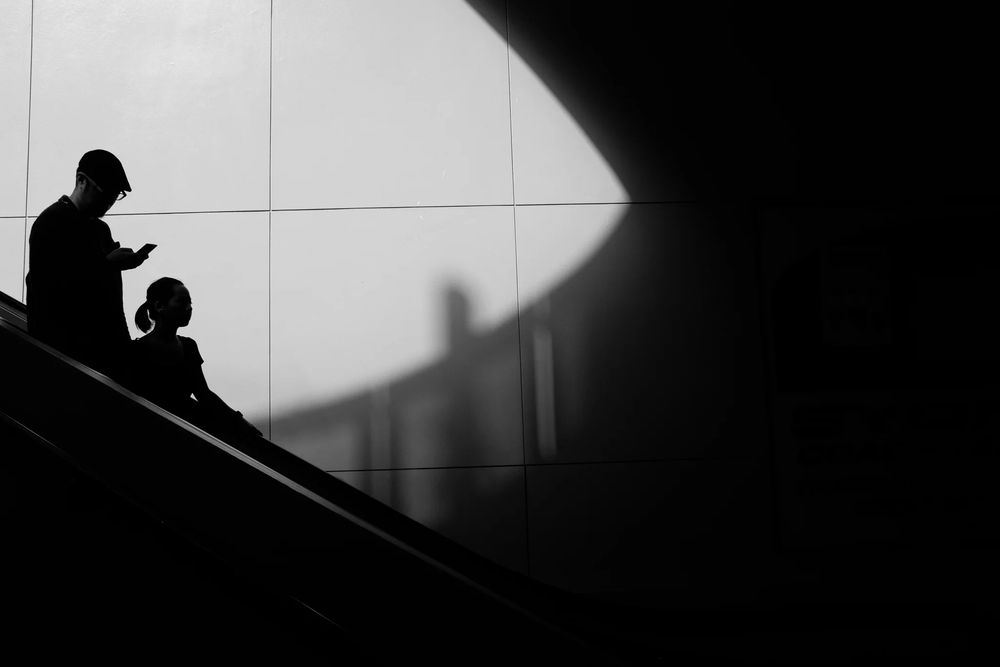
#> input picture highcontrast.png, 1000 x 667 px, shrunk from 2048 x 1365 before the run
$ jupyter execute --allow-errors CVL_Assignment01.ipynb
#> lines starting #> are read from the running program, lines starting #| are printed output that depends on the picture
<a href="https://colab.research.google.com/github/Arnold-XV/cvl_assignment1/blob/main/CVL_Assignment01.ipynb" target="_parent"></a>

#Image Enhancement

##Dependencies

[cell 1]
from google.colab import files
import cv2 as cv
import numpy as np
import matplotlib.pyplot as plt

##Low Contrast Image using Contrast stretching or Histogram equalization

[cell 2]
#load image
image = cv.imread('lowcontrast1.jpg') #change the filename

#use contrast stretching
def contrast_stretching(image):
    a = 0
    b = 255
    min_val = np.min(image)
    max_val = np.max(image)
    lcstretched = (image - min_val) * ((b-a) / (max_val - min_val))
    return lcstretched.astype(np.uint8)
#> (the rest of this cell did not finish here and is left out)

##High Contrast Image using Contrast Streching or Histogram Equalization

[cell 3]
#load image
image = cv.imread('highcontrast.png') #change the filename
#> image is the input picture: shape (667, 1000, 3); mean B, G, R 63.4, 63.4, 63.4

#use contrast stretching
def contrast_stretching(image):
    a = 0
    b = 255
    min_val = np.min(image)
#> min_val = 0
    max_val = np.max(image)
#> max_val = 238
    hcstretched = (image - min_val) * ((b-a) / (max_val - min_val))
    return hcstretched.astype(np.uint8)
hcstretched = contrast_stretching(image)

#use histogram equalization
def histogram_equalization(image):
    gray = cv.cvtColor(image, cv.COLOR_BGR2GRAY)
    total_pixels = gray.shape[0] * gray.shape[1]
#> total_pixels = 667000
    freq = np.bincount(gray.flatten(), minlength=256)
#> freq = 256 values, max 182155 at index 1, min 0 at index 235, mean 2605.5
    p_l = freq / total_pixels
#> p_l = 256 values, max 0.273 at index 1, min 0 at index 235, mean 0.00391
    c_p = np.cumsum(p_l)
#> c_p = 256 values from 0.0968 to 1
    map_values = np.floor(c_p * 255).astype(np.uint8)
#> map_values = 256 values from 24 to 255
    hcequalized_gray = map_values[gray]
    return cv.cvtColor(hcequalized_gray, cv.COLOR_GRAY2BGR)
hcequalized = histogram_equalization(image)

# show original and enhanced versions
plt.figure(figsize=(12, 4))

plt.subplot(1, 3, 1)
plt.imshow(cv.cvtColor(image, cv.COLOR_BGR2RGB))
plt.title('Original')
plt.axis('off')

plt.subplot(1, 3, 2)
plt.imshow(cv.cvtColor(hcstretched, cv.COLOR_BGR2RGB))
plt.title('Contrast Stretched')
plt.axis('off')

plt.subplot(1, 3, 3)
plt.imshow(cv.cvtColor(hcequalized, cv.COLOR_BGR2RGB))
plt.title('Histogram Equalized')
plt.axis('off')

plt.show()

##Bright Image using Histogram Equalization or Exponential Transformation

[cell 4]
#load image
image = cv.imread('brightimage.png', cv.IMREAD_GRAYSCALE)
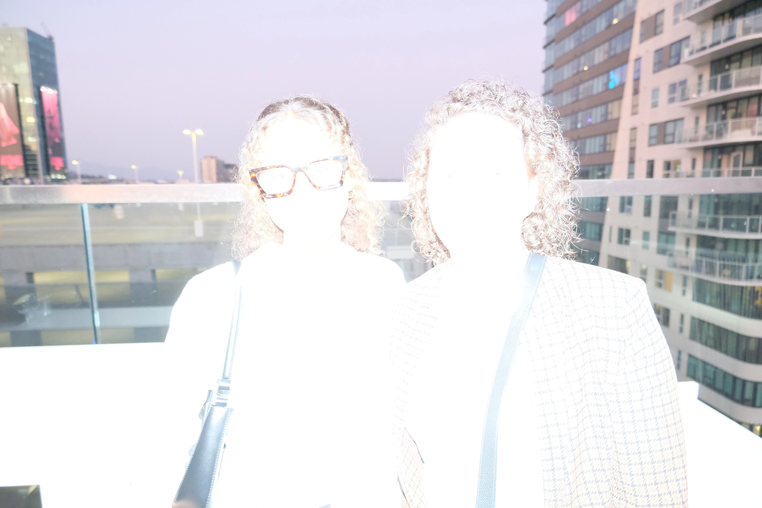
#> input picture brightimage.png, 762 x 508 px, shrunk from 1560 x 1040 before the run
#> image: shape (508, 762); min 30, max 255, mean 220.5

#use histogram equalization
def histogram_equalization(image):
    total_pixels = image.shape[0] * image.shape[1]
#> total_pixels = 387096
    freq = np.bincount(image.flatten(), minlength=256)
#> freq = 256 values, max 139363 at index 255, min 0 at index 0, mean 1512.1
    p_l = freq / total_pixels
#> p_l = 256 values, max 0.36 at index 255, min 0 at index 0, mean 0.00391
    c_p = np.cumsum(p_l)
#> c_p = 256 values from 0 to 1
    map_values = np.floor(c_p * 255).astype(np.uint8)
#> map_values = 256 values from 0 to 255
    equalized_gray = map_values[image]
    return equalized_gray
biequalized = histogram_equalization(image)

def power_law_transformation(image, gamma):
#> called with gamma = 15
    r = image.astype(np.float32) / 255.0
    c = 255.0
    s = c * np.power(r, gamma)
    return np.uint8(s)
#> returned value: shape (508, 762)
biexp_transformed = power_law_transformation(image, gamma=15)

#show original and enhanced versions
plt.figure(figsize=(12, 4))

plt.subplot(1, 3, 1)
plt.imshow(cv.cvtColor(image, cv.COLOR_BGR2RGB))
plt.title('Original')
plt.axis('off')

plt.subplot(1, 3, 2)
plt.imshow(cv.cvtColor(biequalized, cv.COLOR_BGR2RGB))
plt.title('Histogram Equalized')
plt.axis('off')

plt.subplot(1, 3, 3)
plt.imshow(cv.cvtColor(biexp_transformed, cv.COLOR_BGR2RGB))
plt.title('Exponential Transformed')
plt.axis('off')

plt.show()

##Dark Image using Histogram equalization or log transformation

[cell 5]
#load image
image = cv.imread('lowlight.jpg', cv.IMREAD_GRAYSCALE)
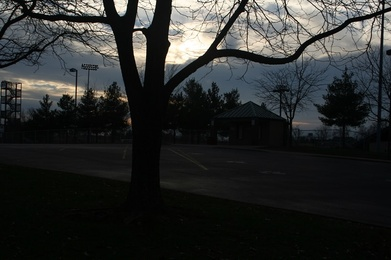
#> input picture lowlight.jpg, 391 x 260 px, shrunk from 800 x 533 before the run
#> image: shape (260, 391); min 0, max 255, mean 44.1

#use histogram equalization
def histogram_equalization(image):
    total_pixels = image.shape[0] * image.shape[1]
#> total_pixels = 101660
    freq = np.bincount(image.flatten(), minlength=256)
#> freq = 256 values, max 8713 at index 4, min 41 at index 232, mean 397.1
    p_l = freq / total_pixels
#> p_l = 256 values, max 0.0857 at index 4, min 0.000403 at index 232, mean 0.00391
    c_p = np.cumsum(p_l)
#> c_p = 256 values from 0.00295 to 1
    map_values = np.floor(c_p * 255).astype(np.uint8)
#> map_values = 256 values from 0 to 255
    equalized_gray = map_values[image]
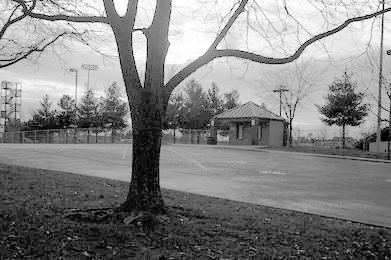
#> equalized_gray: shape (260, 391); min 0, max 255, mean 130.8
    return equalized_gray
diequalized = histogram_equalization(image)

#use log transformation
def log_transformation(image):
    max_val = float(np.max(image))
#> max_val = 255
    c = 255 / np.log(1 + max_val)
#> c = 45.99
    log_image = c * np.log(1 + image.astype(np.float32))
    return np.uint8(log_image)
#> returned value: shape (260, 391)
dilog_transformed = log_transformation(image)

#show original and enhanced versions
plt.figure(figsize=(12, 4))

plt.subplot(1, 3, 1)
plt.imshow(image, cmap='gray')
plt.title('Original')
plt.axis('off')

plt.subplot(1, 3, 2)
plt.imshow(diequalized, cmap='gray')
plt.title('Histogram Equalized')
plt.axis('off')

plt.subplot(1, 3, 3)
plt.imshow(dilog_transformed, cmap='gray')
plt.title('Log Transformed')
plt.axis('off')

plt.show()

##Uneven Illumination using Root Transformation

[cell 6]
#load image
image = cv.imread('unevenillumination.png', cv.IMREAD_GRAYSCALE)
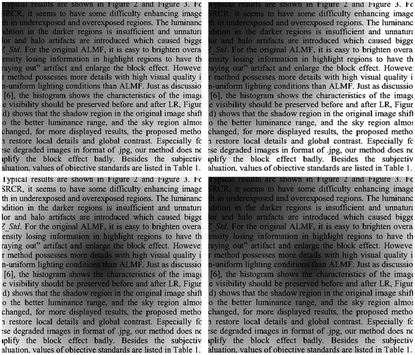
#> input picture unevenillumination.png, 415 x 355 px, shrunk from 850 x 728 before the run
#> image is the input picture: shape (355, 415); min 0, max 255, mean 130.3

# using root (square root) transformation
def root_transformation(image):
    max_val = float(np.max(image))
#> max_val = 255
    if max_val == 0:
        return image
    c = 255.0 / np.sqrt(max_val)
#> c = 15.97
    root_image = c * np.sqrt(image.astype(np.float32))
    return np.uint8(root_image)
#> returned value: shape (355, 415)
root_transformed = root_transformation(image)

# show original and enhanced versions
plt.figure(figsize=(12, 4))

plt.subplot(1, 2, 1)
plt.imshow(image, cmap='gray')
plt.title('Original')
plt.axis('off')

plt.subplot(1, 2, 2)
plt.imshow(root_transformed, cmap='gray')
plt.title('Root Transformed')
plt.axis('off')

plt.show()

##Blurry Image sharpen with Laplacian Filter

[cell 7]
#load image
image = cv.imread('blurryimg.png')
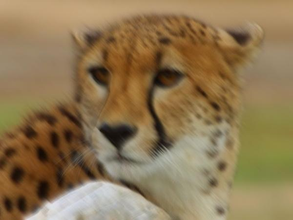
#> input picture blurryimg.png, 293 x 220 px, shrunk from 600 x 450 before the run
#> image is the input picture: shape (220, 293, 3); mean B, G, R 82.9, 119.3, 142

#use laplacian filter
def custom_laplacian_sharpening(image):
    kernel = np.array([[ 1,  1,  1],
                       [ 1, -8,  1],
                       [ 1,  1,  1]], dtype=np.float32)

    kernel_size = 3
    pad_size = kernel_size // 2
    output_laplacian = np.zeros_like(image, dtype=np.float32)

    if len(image.shape) == 3:
        padded_img = np.zeros((image.shape[0] + 2*pad_size, image.shape[1] + 2*pad_size, 3), dtype=np.float32)
        padded_img[pad_size:-pad_size, pad_size:-pad_size, :] = image
        for c in range(3):
            for i in range(image.shape[0]):
                for j in range(image.shape[1]):
                    window = padded_img[i:i+kernel_size, j:j+kernel_size, c]
                    output_laplacian[i, j, c] = np.sum(window * kernel)
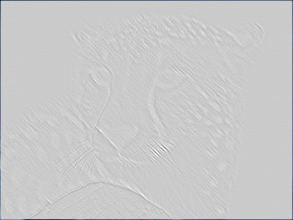
#> output_laplacian: shape (220, 293, 3) float32; mean B, G, R -5, -6.8, -7.8; drawn with min black and max white
    else:
        padded_img = np.zeros((image.shape[0] + 2*pad_size, image.shape[1] + 2*pad_size), dtype=np.float32)
        padded_img[pad_size:-pad_size, pad_size:-pad_size] = image

        for i in range(image.shape[0]):
            for j in range(image.shape[1]):
                window = padded_img[i:i+kernel_size, j:j+kernel_size]
                output_laplacian[i, j] = np.sum(window * kernel)
    sharpened = image.astype(np.float32) - output_laplacian
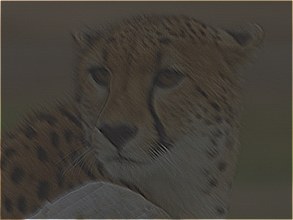
#> sharpened: shape (220, 293, 3) float32; mean B, G, R 87.9, 126.1, 149.8; drawn with min black and max white
    return np.clip(sharpened, 0, 255).astype(np.uint8)
#> returned value: shape (220, 293, 3)
sharpened = custom_laplacian_sharpening(image)

# show original and sharpened versions
plt.figure(figsize=(12, 4))

plt.subplot(1, 2, 1)
plt.imshow(cv.cvtColor(image, cv.COLOR_BGR2RGB))
plt.title('Original')
plt.axis('off')

plt.subplot(1, 2, 2)
plt.imshow(cv.cvtColor(sharpened, cv.COLOR_BGR2RGB))
plt.title('Laplacian Sharpened')
plt.axis('off')

plt.show()
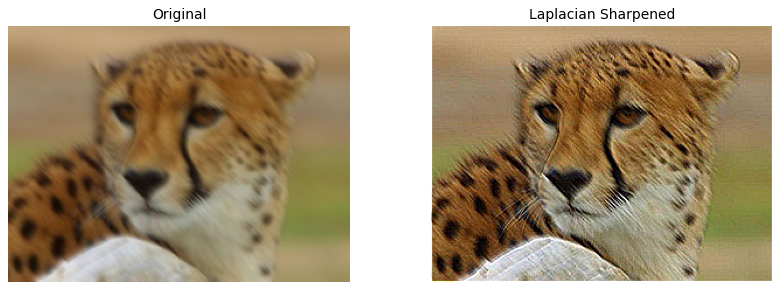
#> figure drawn by matplotlib, 2 panels

##Noisy Image using Median Filter

[cell 8]
#load image
image = cv.imread('noisyimg.png', cv.IMREAD_GRAYSCALE)
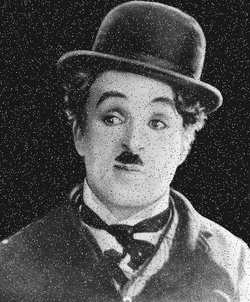
#> input picture noisyimg.png, 250 x 302 px, shrunk from 512 x 619 before the run
#> image is the input picture: shape (302, 250); min 0, max 255, mean 80.1
kernel_size = 3

#apply zero padding
def apply_zero_padding(image, pad_size):
#> called with pad_size = 1
    padded_image = np.zeros((image.shape[0] + 2 * pad_size, image.shape[1] + 2 * pad_size), dtype=np.float32)
    padded_image[pad_size:-pad_size, pad_size:-pad_size] = image
    return padded_image

#manual sorting for median (bubble sort)
def manual_sort(arr):
    n = len(arr)
    for i in range(n):
        for j in range(n - i - 1):
            if arr[j] > arr[j+1]:
                arr[j], arr[j+1] = arr[j+1], arr[j]
    return arr

#use median filter
def median_filter(image, kernel_size):
    pad_size = kernel_size // 2
    padded_img = apply_zero_padding(image, pad_size)
    output_img = np.zeros_like(image, dtype=np.float32)

    for i in range(image.shape[0]):
        for j in range(image.shape[1]):
            window = padded_img[i:i+kernel_size, j:j+kernel_size]
            # flatten window and find median
            flat = []
            for r in range(kernel_size):
                for c in range(kernel_size):
                    flat.append(float(window[r, c]))
            flat = manual_sort(flat)
            output_img[i, j] = flat[len(flat) // 2]
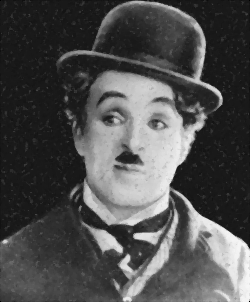
#> output_img: shape (302, 250) float32; min 0, max 247, mean 78.2

    return np.clip(output_img, 0, 255).astype(np.uint8)
#> returned value: shape (302, 250)
median_filtered = median_filter(image, kernel_size)

# show original and enhanced versions
plt.figure(figsize=(8, 4))

plt.subplot(1, 2, 1)
plt.imshow(image, cmap='gray')
plt.title('Original')
plt.axis('off')

plt.subplot(1, 2, 2)
plt.imshow(median_filtered, cmap='gray')
plt.title('Median Filtered')
plt.axis('off')

plt.show()

##Oversharpened Image using Gaussian Filter

[cell 9]
#load image
image = cv.imread('oversharpenedimg.jpg', cv.IMREAD_GRAYSCALE)
kernel_size = 3

def apply_zero_padding(image, pad_size):
    padded_image = np.zeros((image.shape[0] + 2 * pad_size, image.shape[1] + 2 * pad_size), dtype=np.float32)
    padded_image[pad_size:-pad_size, pad_size:-pad_size] = image
    return padded_image

#use gaussian filter
def generate_gaussian_kernel(size, sigma):
    kernel = np.zeros((size, size), dtype=np.float32)
    center = size // 2
    for i in range(size):
        for j in range(size):
            x = i - center
            y = j - center
            kernel[i, j] = (1.0 / (2.0 * np.pi * sigma**2)) * np.exp(-(x**2 + y**2) / (2.0 * sigma**2))
    return kernel / np.sum(kernel)
def gaussian_filter(image, kernel_size, sigma=1.0):
    pad_size = kernel_size // 2
    padded_img = apply_zero_padding(image, pad_size)
